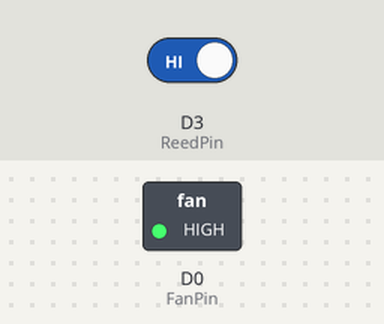
A sketch run on a simulated ESP8266 (NodeMCU). Shown: switched loads named in the sketch (green lamp = pin HIGH). Inputs (shaded band) come from the test bench; at power-on: D3 (ReedPin) HIGH.

Above: at 1.2 s.
1.3 s: D3 (ReedPin) driven LOW
At 2.2 s:
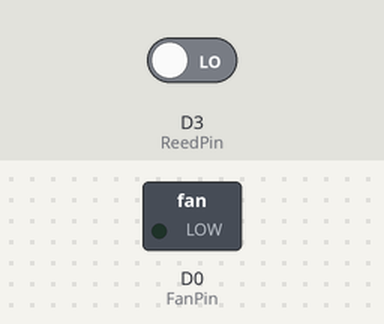
At 3.2 s:
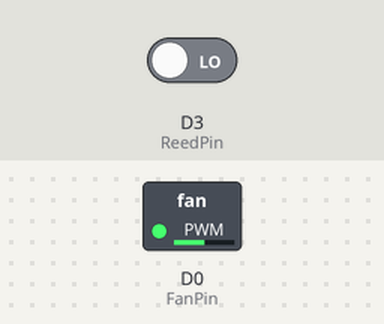
4.3 s: D3 (ReedPin) driven HIGH
Timing chart, 0 to 7.3 s (numbered marks = the images above; inputs shaded):
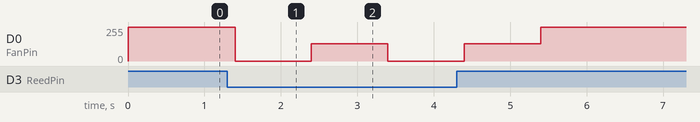

The sketch:

Reed-Fan_Tests.ino
```cpp
#define ReedPin D3
#define FanPin D0

void setup() {
  Serial.begin(9600);

  pinMode(FanPin, OUTPUT);
  pinMode(ReedPin, INPUT_PULLUP);

}

void loop() {
  if(!digitalRead(ReedPin)){
    digitalWrite(FanPin, 0);
    delay(1000);
    analogWrite(FanPin, 128);
    delay(1000);
  }else{
    digitalWrite(FanPin, 1);
    delay(200);
  }

}
```

Measured:
- after the input at 1.3 s, D0 (FanPin): 255/255 → 0/255 after 0.10 s, → 128/255 1.0 s later, → 0/255 1.0 s later
